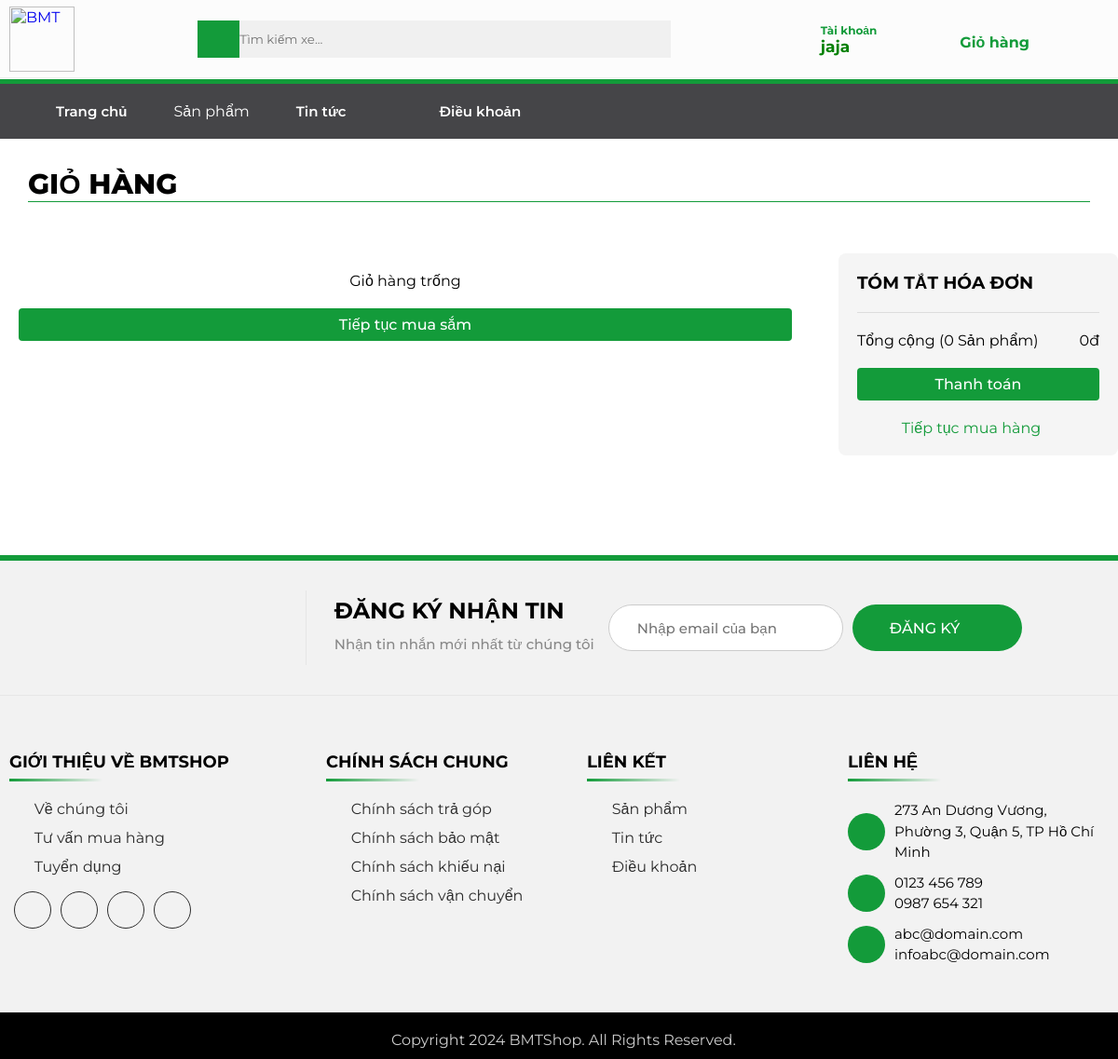
Before: /giohang.php (signed in) with the older database file.
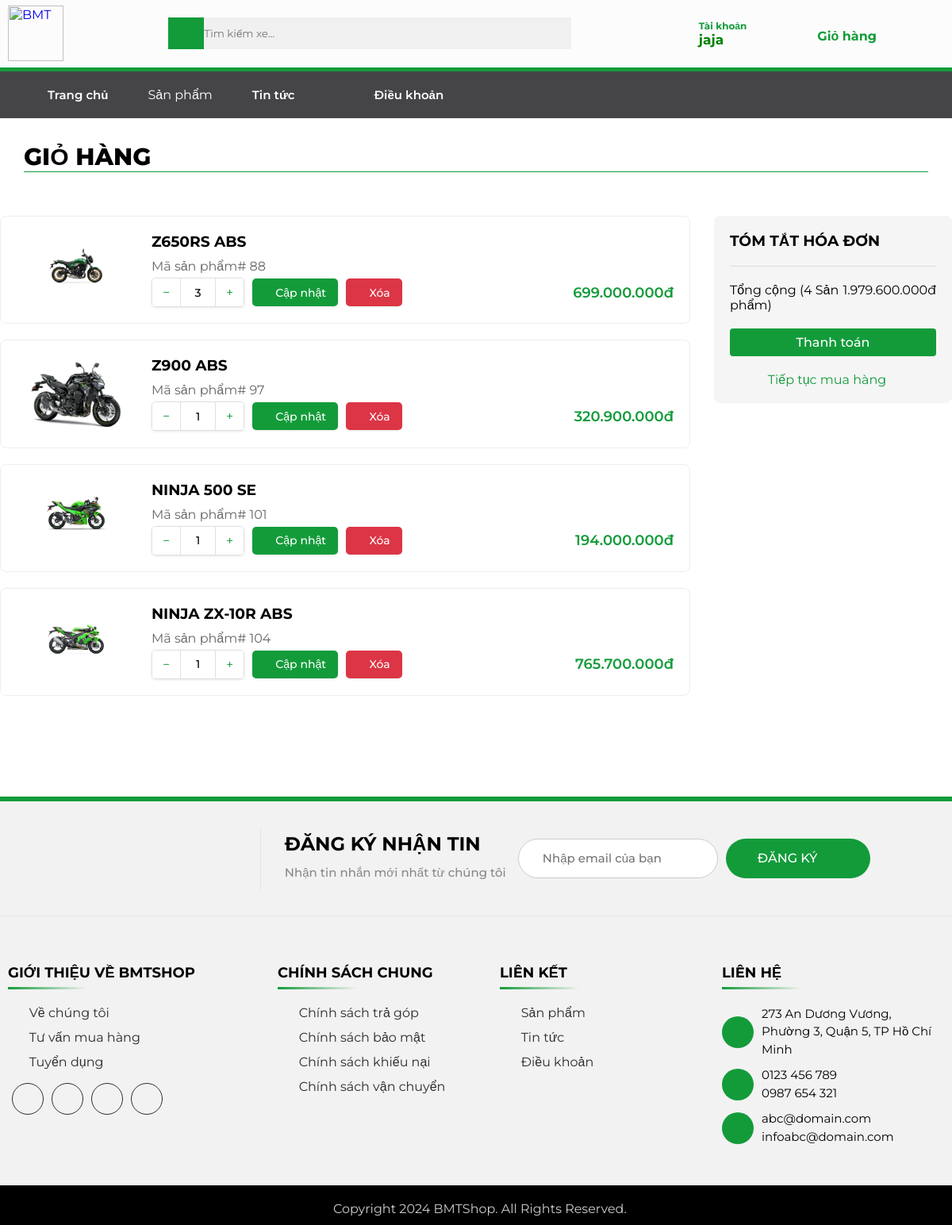
After: the same page with the newer database file.
### tables this page shows
CREATE TABLE `customer` (
  `id` int(20) NOT NULL,
  `name` varchar(20) NOT NULL,
  `contact` varchar(11) NOT NULL,
  `joindate` date NOT NULL,
  `status` int(255) NOT NULL,
  `password` varchar(255) NOT NULL,
  `email` varchar(255) NOT NULL,
  `address` varchar(255) NOT NULL,
  `role` varchar(255) NOT NULL
);

CREATE TABLE `giohang` (
  `id` int(11) NOT NULL,
  `customer_id` int(11) NOT NULL,
  `product_id` int(11) NOT NULL,
  `soluong` int(11) NOT NULL DEFAULT 1,
  `price` int(255) NOT NULL,
  `img` varchar(255) NOT NULL
);

CREATE TABLE `products` (
  `id` int(11) NOT NULL,
  `tensp` varchar(255) NOT NULL,
  `dongsp` varchar(255) DEFAULT NULL,
  `status` varchar(255) DEFAULT NULL,
  `giaban` int(11) NOT NULL,
  `thongtinsp` text DEFAULT NULL,
  `thongsokt` text DEFAULT NULL,
  `hinhanh` varchar(255) NOT NULL DEFAULT '',
  `hinhanh2` varchar(255) NOT NULL DEFAULT '',
  `hinhanh3` varchar(255) NOT NULL DEFAULT ''
);

### giohang.php (the view, shortened to what the rows shown need)
<?php
include('database.php');
$username = isset($_SESSION["username"]) ? $_SESSION["username"] : null;
$customer_id = isset($_SESSION["customer_id"]) ? $_SESSION["customer_id"] : null;
$role = null;
if ($username && !$customer_id) {
    $stmt = $conn->prepare("SELECT id, role FROM customer WHERE name = ?");
    $stmt->bind_param("s", $username);
    $stmt->execute();
    $stmt->bind_result($customer_id, $role);
} else {
    $role = isset($_SESSION["role"]) ? $_SESSION["role"] : null;
}
?>
<!DOCTYPE html>
<html lang="en">
<head>
    <link rel="stylesheet" href="css/app.css">
    <link rel="stylesheet" href="css/responsive.css">
    <link href='https://unpkg.com/boxicons@2.1.4/css/boxicons.min.css' rel='stylesheet'>
    <link rel="stylesheet" href="./assets/font/font-awesome-pro-v6-6.2.0/css/all.min.css">
</head>
<body>
    <header>
        <div class="header-middle">
            <div class="container">
                <div class="header-middle-right">
                    <ul class="header-middle-right-list">
                        <li class="header-middle-right-item open">
                            <div class="auth-container">
                                <div class="user-info">
                                    <div class="dropdownb">
                                        <h1 class="welcome">
                                            <div class="drip" style="display:flex;flex-direction:column">
                                                <span style="font-size:12px">
                                                    <?php
                                                    if (isset($_SESSION['customer_id'])) {
                                                        echo "Tài khoản";
                                                    } else {
                                                        echo "Đăng nhập/ Đăng ký";
                                                    }
                                                    ?>
                                                </span>
                                                <span class="dropdownb-toggle" style="color:green;font-size:17px">
                                                    <?php
                                                    if (isset($_SESSION['customer_id'])) {
                                                        $stmt = $conn->prepare("SELECT name FROM customer WHERE id = ?");
                                                        $stmt->bind_param("i", $_SESSION['customer_id']);
                                                        $stmt->execute();
                                                        $stmt->bind_result($name);
                                                        if ($stmt->fetch()) {
                                                            echo htmlspecialchars($name);
                                                        } else {
                                                            echo "Tài khoản";
                                                        }
                                                    } else {
                                                        echo "Tài khoản";
                                                    }
                                                    ?>
                                                    <i class="fa-sharp fa-solid fa-caret-down" style="font-size:12px;"></i>
                                                </span>
                                            </div>
                                        </h1>
                                    </div>
                                </div>
                            </div>
                        </li>
                    </ul>
                </div>
            </div>
        </div>
    </header>
    <main class="main-wrapper">
        <div class="container" style="margin: 30px auto;">
            <div class="home-title-block" id="home-title">
                <h2 class="home-title">GIỎ HÀNG</h2>
            </div>
            <div style="display: flex; gap: 30px;">
                <div style="flex: 1;">
                    <?php
                    $sql = "SELECT g.*, p.tensp, p.giaban, p.hinhanh
                           FROM giohang g
                           JOIN products p ON g.product_id = p.id
                           WHERE g.customer_id = ?";
                    $stmt = $conn->prepare($sql);
                    $stmt->bind_param("i", $customer_id);
                    $stmt->execute();
                    $result = $stmt->get_result();
                    if ($result->num_rows == 0):
                    ?>
                        <div style="text-align: center; padding: 20px;">
                            <p>Giỏ hàng trống</p>
                            <a href="index.php" class="mua" style="display: inline-block; margin-top: 20px;">Tiếp tục mua sắm</a>
                        </div>
                        <?php else:
                        while ($item = $result->fetch_assoc()):
                        ?>
                            <div style="display: flex; padding: 20px; border: 1px solid #eee; margin-bottom: 20px; border-radius: 8px;">
                                <div style="width: 150px; margin-right: 20px;">
                                    <img src="sanpham/<?php echo htmlspecialchars($item['hinhanh']); ?>"
                                        alt="<?php echo htmlspecialchars($item['tensp']); ?>"
                                        style="width: 100%; height: auto;">
                                </div>
                                <div style="flex: 1;">
                                    <h3 style="margin-bottom: 10px;"><?php echo htmlspecialchars($item['tensp']); ?></h3>
                                    <p style="color: #666; margin-bottom: 5px;">Mã sản phẩm# <?php echo $item['product_id']; ?></p>
                                    <div class="button-container">
                                        <div class="controls-group">
                                            <div class="quantity-controls">
                                                <button type="button" class="quantity-btn minus" onclick="updateQuantity(this, -1)">−</button>
                                                <input type="number" name="quantity" value="<?php echo $item['soluong']; ?>"
                                                    min="1" max="10" class="quantity-input"
                                                    data-product-id="<?php echo $item['product_id']; ?>"
                                                    data-price="<?php echo $item['giaban']; ?>"
                                                    readonly>
                                                <button type="button" class="quantity-btn plus" onclick="updateQuantity(this, 1)">+</button>
                                            </div>
                                            <form method="POST" action="giohang.php" style="display: inline;">
                                                <button type="submit" name="update_quantity" class="update-btn" onclick="return prepareUpdate(this)">
                                                    <i class="fa-light fa-check"></i>Cập nhật
                                                </button>
                                            </form>
                                            <a href="giohang.php?remove=<?php echo $item['product_id']; ?>"
                                                class="delete-btn"
                                                onclick="return confirm('Bạn có chắc muốn xóa sản phẩm này?')">
                                                <i class="fa-light fa-trash"></i>Xóa
                                            </a>
                                        </div>
                                        <div class="product-price">
                                            <?php
                                            $subtotal = $item['giaban'] * $item['soluong'];
                                            echo number_format($subtotal, 0, ',', '.') . 'đ';
                                            ?>
                                        </div>
                                    </div>
                                </div>
                            </div>
                    <?php
                        endwhile;
                    endif;
                    ?>
                </div>
            </div>
        </div>
    </main>
    <?php include 'footer.php' ?>
</body>
</html>

Changed rows visible on the page:
added giohang: product.hinhanh (picture), product.tensp "Z650RS ABS", product "88", quantity "3", subtotal "699.000.000"
added giohang: product.hinhanh (picture), product.tensp "Z900 ABS", product "97", quantity "1", subtotal "320.900.000"
added giohang: product.hinhanh (picture), product.tensp "NINJA 500 SE", product "101", quantity "1", subtotal "194.000.000"
added giohang: product.hinhanh (picture), product.tensp "NINJA ZX-10R ABS", product "104", quantity "1", subtotal "765.700.000"
Other visible differences:
$result->num_rows: "0" → "4"
$total: "0" → "1.979.600.000"
text no longer shown: "Giỏ hàng trống Tiếp tục mua sắm"
